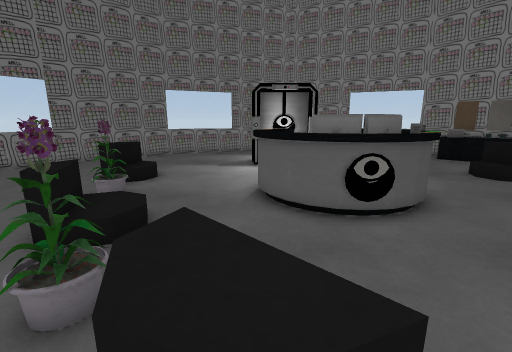
View 1 (above)

23 first-person views from a walk through a scene from a Unity 3-D project. The camera is 1.3 m above the floor, tilts 12° down and sees 90° across. The floor is counted in squares, 0.5 m on a side. Each view is taken from the middle of a square. On the plan, view 1 faces up. The plan holds only what a view shows up to about 18 squares ahead; the rest is blank. The player character is not drawn. Some surface patterns are stand-ins.

View 2
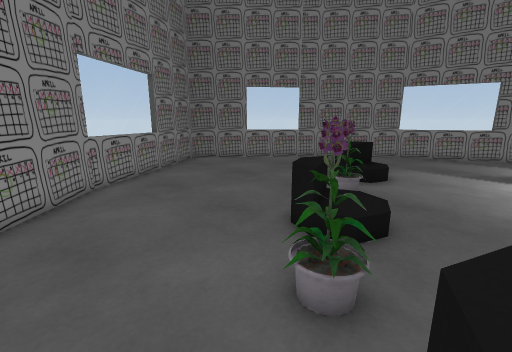

View 3
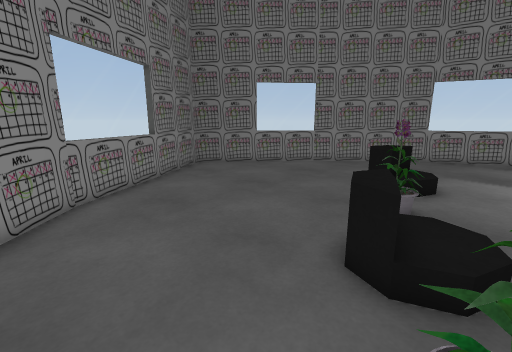

View 4
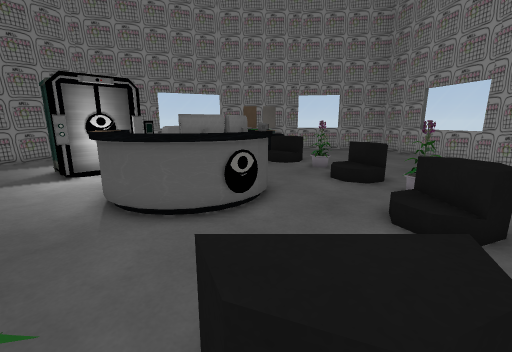

View 5
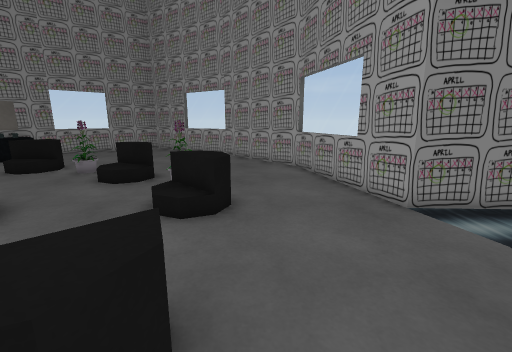

View 6
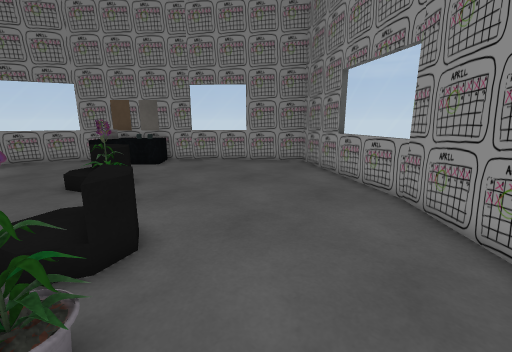

View 7
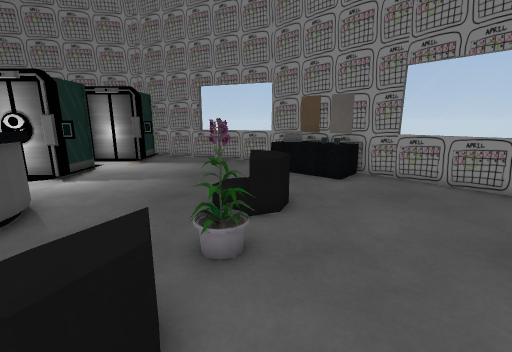

View 8
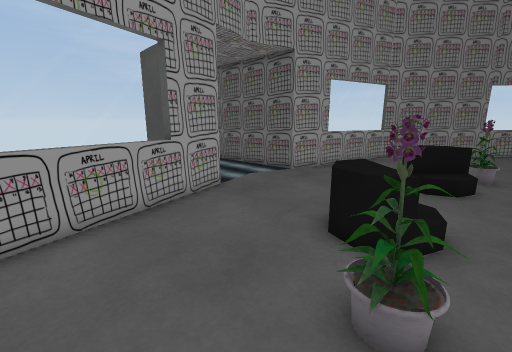

View 9
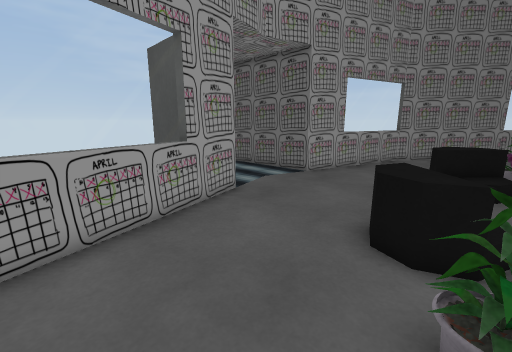

View 10
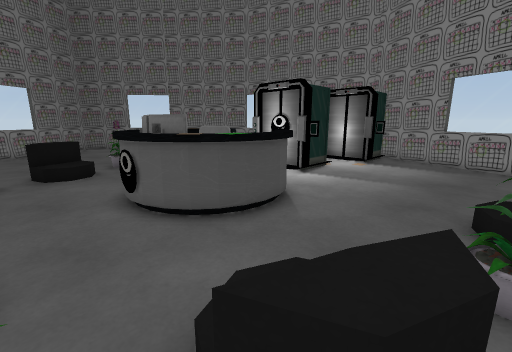

View 11
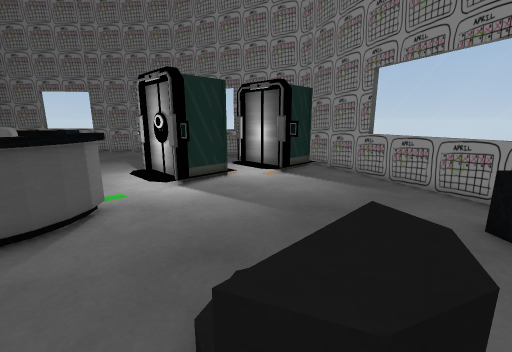

View 12
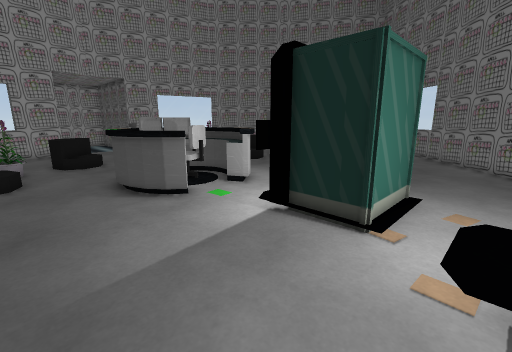

View 13
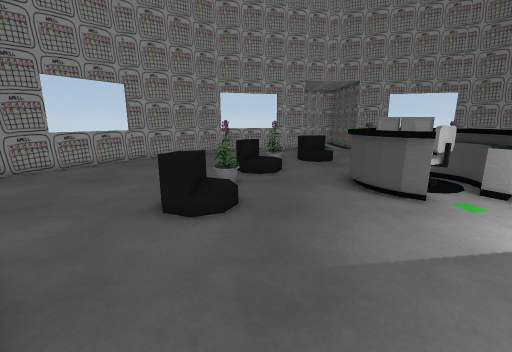

View 14
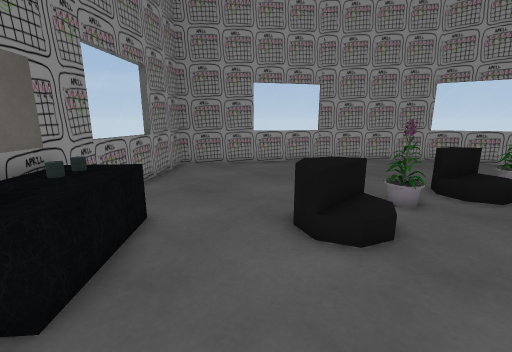

View 15
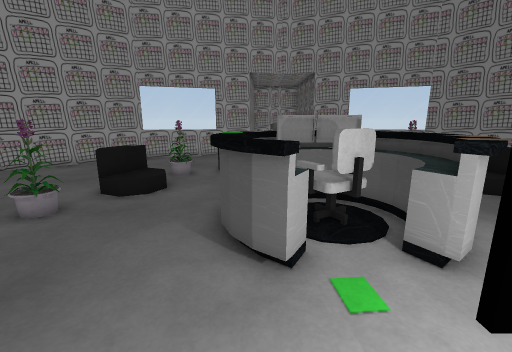

View 16
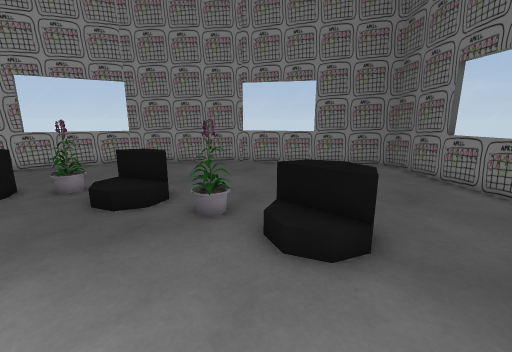

View 17
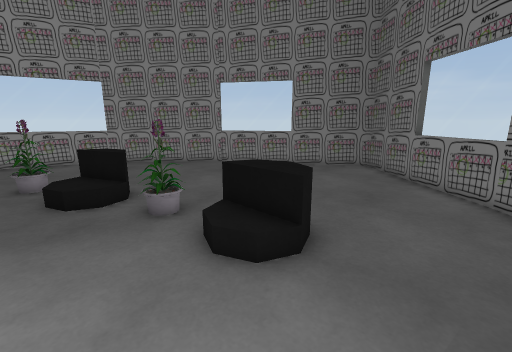

View 18
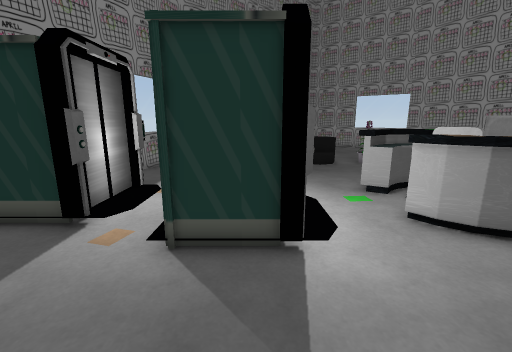

View 19
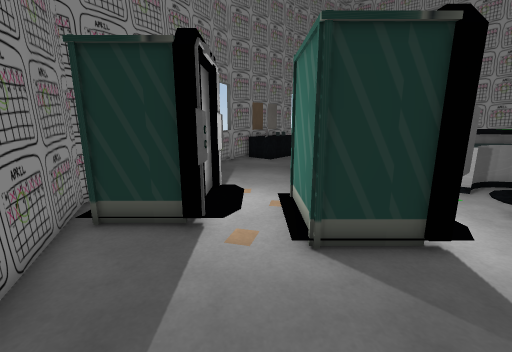

View 20
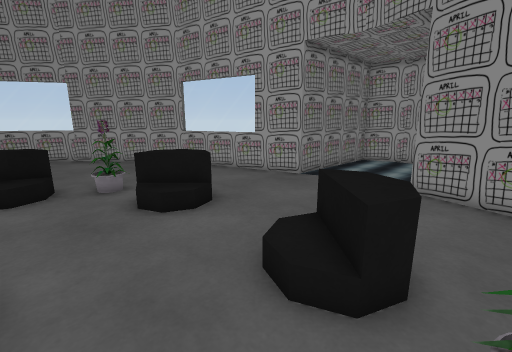

View 21
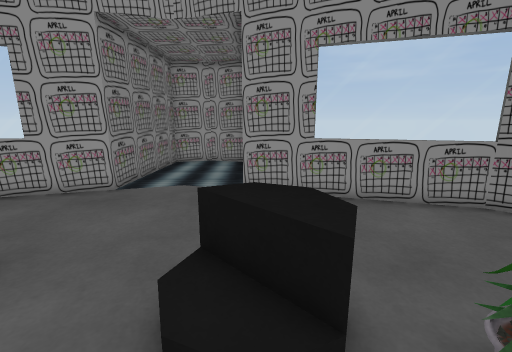

View 22
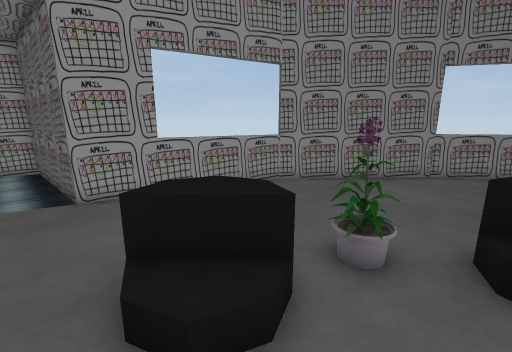

View 23
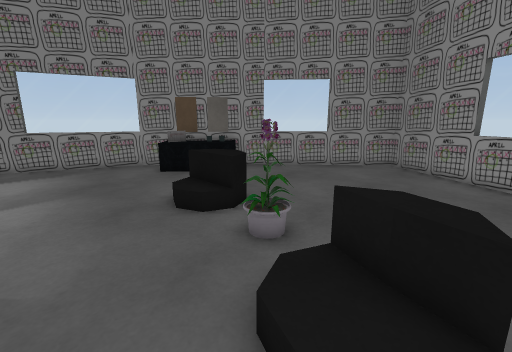

### Floor plan
Key: @ floor where view 1 was taken; # wall or solid block; x gap in a wall; . floor; = window, fence, low wall or low ledge; v drop or lower ground; O other object.
Columns run from 17 left of view 1 to 23 right of it. Each row starts with its distance up from view 1.
 24                  #######
 23              #####O  O #####
 22            ##===..O  O...===##
 21           #==.....OOOOO.....==#
 20         ###.......O..OO.......####
 19        ##.....................  O#
 18       ##.........OOOO.........OOO##
 17      ##..........O  O..........OOO##
 16    ###...........O  O...........OO ###
 15   ##=............OOOOO..............=##
 14   #=.................................=##
 13   =.......==.................==.......=#
 12  ##.......=OO.....OO.OO.....OO=........#
 11 ##.........O.....#OO.OOO.....O.........##
 10 #................#OOOOOO................#
  9 ##.........OO....OOOO O#....O...........#
  8 ##...............OOOOOO#...............##
  7  ##.........xO....OOOO#....O..........##
  6   =.........=OO.....O.....OO=.........=
  5   #=.........O.............O.........=#
  4   ###...............................=##
  3     =.........OO=O.....O=OO.........=#
  2     ##..........=OO...OO=..........##
  1      ###.........v.....=#.........##
  0        ##........@..............###
 -1         ##.....................##
 -2          ##...................##
 -3           #====...........====#
 -4             ######.....######
 -5                  ##...##
 -6                  ##...##
 -7                   #...#
 -8                   #...#
 -9                   #...#
-10                   #...#
-11                   #...#
-12                   #####

Where each view was taken, in squares from view 1:
view 1: 0 up, 0 right, facing up
view 2: 0 up, 1 left, facing up-left
view 3: 1 up, 3 left, facing up-left
view 4: 1 up, 2 left, facing up-right
view 5: 0 up, 2 left, facing right
view 6: 0 up, 9 right, facing up-right
view 7: 4 up, 12 right, facing up
view 8: 4 up, 12 right, facing down-left
view 9: 3 up, 12 right, facing down-left
view 10: 4 up, 11 right, facing up-left
view 11: 10 up, 13 right, facing up-left
view 12: 20 up, 9 right, facing down-left
view 13: 20 up, 10 right, facing down
view 14: 18 up, 9 right, facing down-right
view 15: 16 up, 5 right, facing down
view 16: 15 up, 1 left, facing down-left
view 17: 16 up, 2 left, facing down-left
view 18: 16 up, 5 left, facing right
view 19: 19 up, 5 left, facing right
view 20: 6 up, 2 left, facing down-right
view 21: 5 up, 0 right, facing down
view 22: 5 up, 2 right, facing down-left
view 23: 5 up, 7 right, facing up-right
